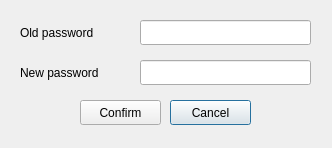
<?xml version="1.0" encoding="UTF-8"?>
<ui version="4.0">
 <class>change_pass</class>
 <widget class="QDialog" name="change_pass">
  <property name="geometry">
   <rect>
    <x>0</x>
    <y>0</y>
    <width>332</width>
    <height>148</height>
   </rect>
  </property>
  <property name="windowTitle">
   <string>Confirm change</string>
  </property>
  <widget class="QLineEdit" name="oldpass">
   <property name="geometry">
    <rect>
     <x>140</x>
     <y>20</y>
     <width>171</width>
     <height>25</height>
    </rect>
   </property>
   <property name="echoMode">
    <enum>QLineEdit::Password</enum>
   </property>
  </widget>
  <widget class="QPushButton" name="cancel">
   <property name="geometry">
    <rect>
     <x>170</x>
     <y>100</y>
     <width>81</width>
     <height>25</height>
    </rect>
   </property>
   <property name="text">
    <string>Cancel</string>
   </property>
  </widget>
  <widget class="QLabel" name="label">
   <property name="geometry">
    <rect>
     <x>20</x>
     <y>20</y>
     <width>111</width>
     <height>25</height>
    </rect>
   </property>
   <property name="text">
    <string>Old password</string>
   </property>
  </widget>
  <widget class="QPushButton" name="confirm">
   <property name="geometry">
    <rect>
     <x>80</x>
     <y>100</y>
     <width>81</width>
     <height>25</height>
    </rect>
   </property>
   <property name="text">
    <string>Confirm</string>
   </property>
  </widget>
  <widget class="QLabel" name="label_2">
   <property name="geometry">
    <rect>
     <x>20</x>
     <y>60</y>
     <width>111</width>
     <height>25</height>
    </rect>
   </property>
   <property name="text">
    <string>New password</string>
   </property>
  </widget>
  <widget class="QLineEdit" name="newpass">
   <property name="geometry">
    <rect>
     <x>140</x>
     <y>60</y>
     <width>171</width>
     <height>25</height>
    </rect>
   </property>
   <property name="echoMode">
    <enum>QLineEdit::Password</enum>
   </property>
  </widget>
 </widget>
 <resources/>
 <connections/>
</ui>
